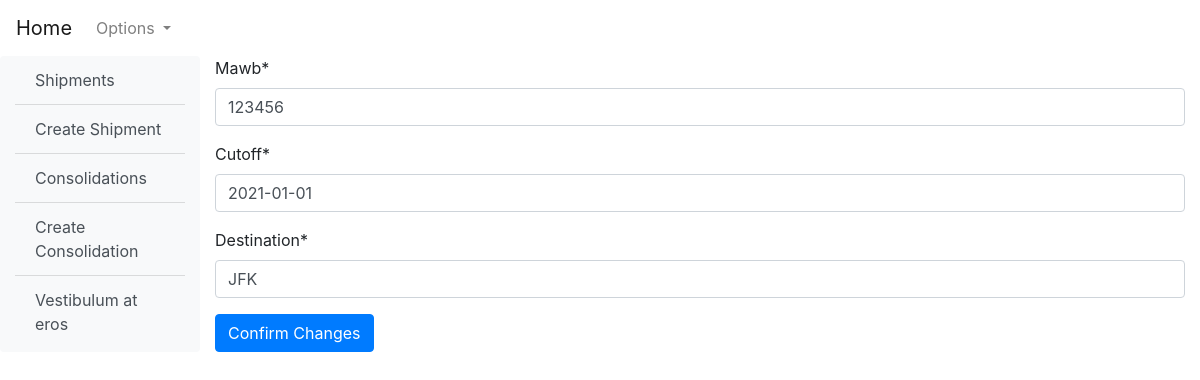
The page /shipments/consol_update/123456/ on the database its author committed.
### shipments/models.py (models this page shows, shortened)
class Consols(models.Model):
    create_date = models.DateField(auto_now_add=True)
    mawb = models.CharField(max_length=13, primary_key=True)
    cutoff = models.DateField()
    destination = models.CharField(max_length=4)
    shipment_status = models.BooleanField(default=False)
    class Meta:
        verbose_name = "Consol"

### shipments/views.py (the view)
class UpdateConsolView(UpdateView):
    model = Consols
    fields = ("mawb", "cutoff", "destination")
    context_object_name = "consol"
    template_name = "shipments/consol_update.html"

### templates/shipments/consol_update.html (shortened to what this page needs)
{% extends '_base.html' %}
{% load crispy_forms_tags %}
{% block content %}
<form method="post">
    {{ form|crispy }}
    <button type="submit" class="btn btn-primary">Confirm Changes</button>
</form>
{% endblock content %}

### rows shown on the page
Consols: mawb "123456", cutoff "2021-01-01", destination "JFK"
